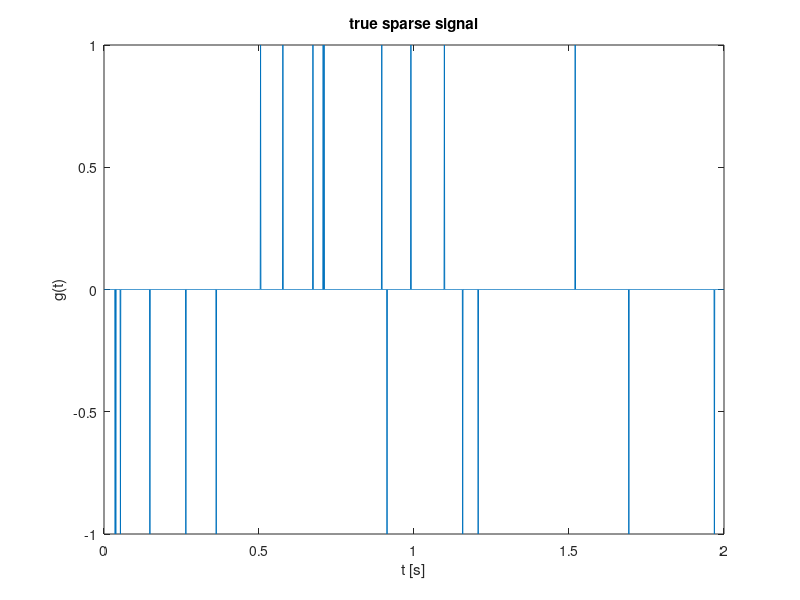
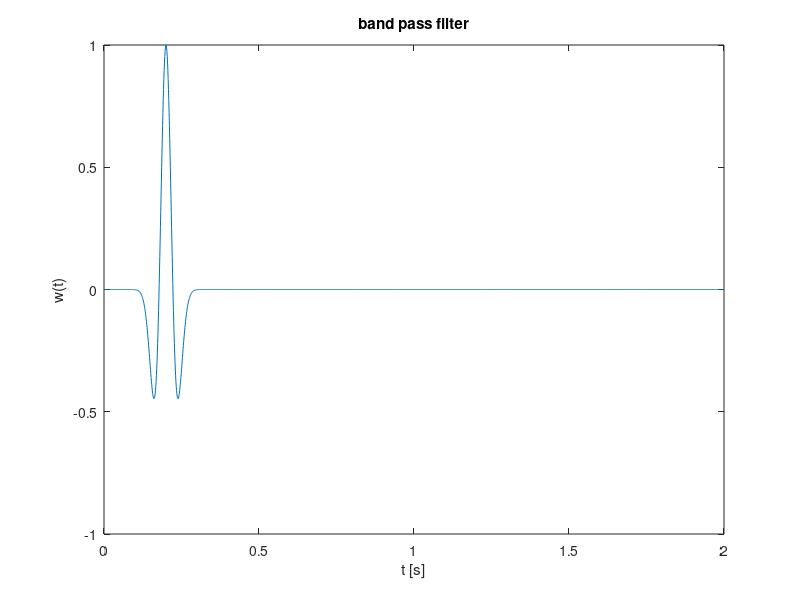

Write the MATLAB code that produced these figures, in order. (Note: this script raises an error after producing the figures.)
%% add working path of tools and functions
%addpath(genpath('e:\research\Tools\spot-slim'))
% addpath(genpath('e:\research\Tools\pSPOT'))
cd ../../../../../../pqnl1;
addpath(genpath(pwd))
cd ../experiments/help_spgl1/modifying/task16bpdn/
addpath(genpath(pwd))
cd ./seismic/deconvolution
rmpath('/Volumes/Users/linamiao/Dropbox/PQN/pqnl1/minConF/')


%% problem setting
% time axis
t = [0:.001:2]';
N = length(t);

% true signal g has approx k spikes with random amplitudes
k = 20;
g = zeros(N,1);
g(randi(N,k,1)) = sign(randn(k,1));%randn(k,1);

% filter
w = (1-2*1e3*(t-.2).^2).*exp(-1e3*(t-.2).^2);

% plot
figure;
plot(t,g);
xlabel('t [s]');ylabel('g(t)');
title('true sparse signal')

figure;
plot(t,w);
xlabel('t [s]');ylabel('w(t)');
title('band pass filter')


% fourier transform of w
wf = fft(w);

% SPOT operator to perform convolution.
C = opDFT(N)'*opDiag(wf)*opDFT(N);
f = C*g;

% plot
figure;
plot(t,f);
xlabel('t [s]');ylabel('f(t)');
title('convolution result')




%% spgl1 and pqnl1
    %% lasso
    opts.iterations = 100;
    tau = norm(g,1);

    [x_spg,r_spg,g_spg,info_spg] = spgl1(C, f, tau, [], zeros(size(g)), opts);
    opts.iterations = 50;
    [x_pqn,r_pqn,g_pqn,info_pqn] = pqnl1_2(C, f, tau, [], zeros(size(g)), opts);

    figure; 
    subplot(3,1,1); plot(g); title('original sparse signal')
    subplot(3,1,2); plot(x_spg);title('x_spg')
    subplot(3,1,3); plot(x_pqn);title('x_pqn')
    
    %% BPDN
    % noisy signal
    f = C*g+ 1e-3*randn(N,1);

    % plot
    figure;
    plot(t,f);
    xlabel('t [s]');ylabel('f(t)');
    title('convolution result')
    
    opts.iterations = 100;
    

    [x_spg,r_spg,g_spg,info_spg] = spgl1(C, f, 0, 1e-3, zeros(size(g)), opts);
    %opts.decTol = 1e-4;
    %opts.iterations = 50;
    [x_pqn,r_pqn,g_pqn,info_pqn] = pqnl1_2(C, f, 0, 1-3, zeros(size(g)), opts);

    figure; 
    subplot(3,1,1); plot(g); title('original sparse signal');axis tight;
    subplot(3,1,2); plot(x_spg);title('x_spg');axis tight;
    subplot(3,1,3); plot(x_pqn);title('x_pqn');axis tight;

    figure('Name','Solution paths')
    plot(info_spg.xNorm1,info_spg.rNorm2,info_pqn.xNorm1,info_pqn.rNorm2);hold on
    scatter(info_spg.xNorm1,info_spg.rNorm2);
    scatter(info_pqn.xNorm1,info_pqn.rNorm2);hold off
    legend('spg','pqn')
    axis tight



    

